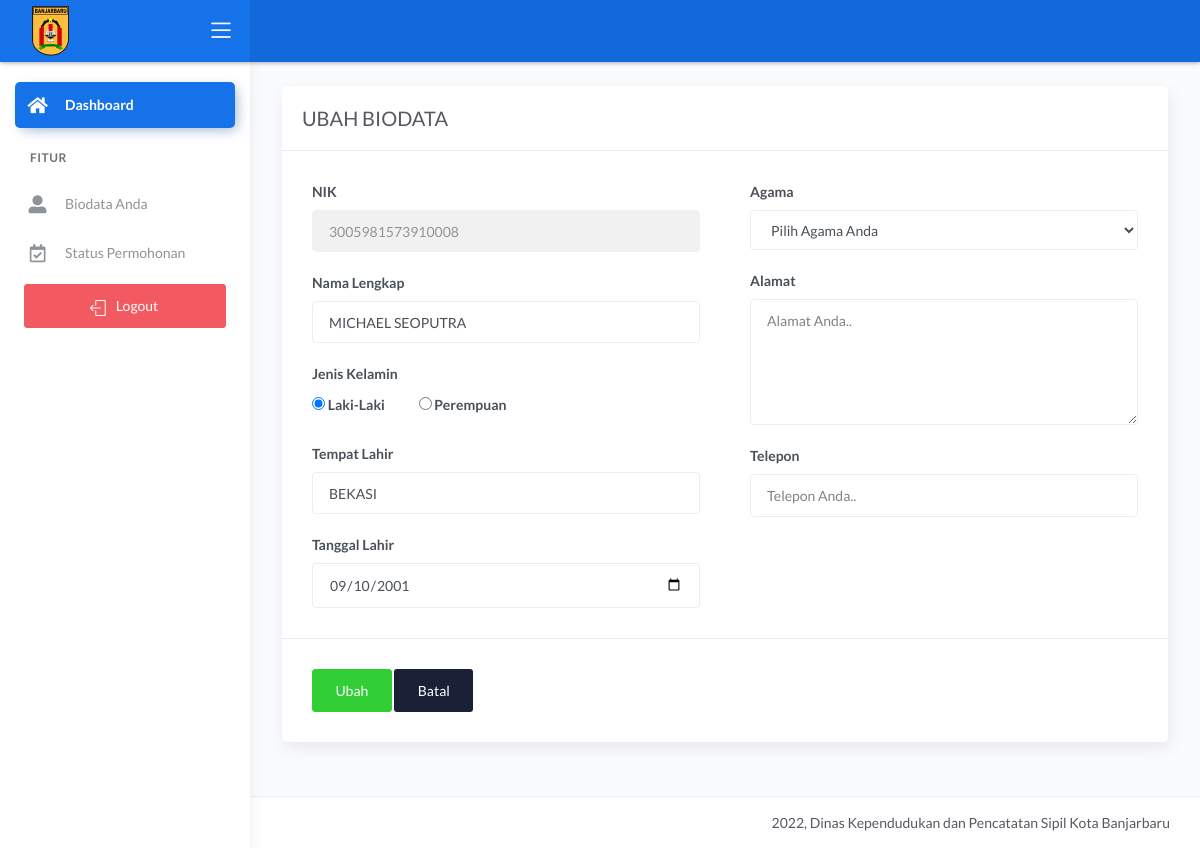
The app's page /demo1/main.php?halaman=ubah_pemohon&nik=3005981573910008 (signed in) with its own data.
### tables this page shows
CREATE TABLE `data_user` (
  `nik` varchar(16) NOT NULL,
  `password` varchar(30) NOT NULL,
  `hak_akses` varchar(50) NOT NULL,
  `nama` varchar(50) NOT NULL,
  `tanggal_lahir` date NOT NULL,
  `tempat_lahir` varchar(30) NOT NULL,
  `jekel` varchar(11) NOT NULL,
  `agama` varchar(30) NOT NULL,
  `alamat` text NOT NULL,
  `telepon` varchar(14) NOT NULL,
  `status_warga` varchar(50) NOT NULL
);

### demo1/ubah_pemohon.php (the view, shortened to what this page needs)
<?php include '../konek.php'; ?>
<?php
if (isset($_GET['nik'])) {
	$tampil_nik = "SELECT * FROM data_user WHERE nik=$_SESSION[nik]";
	$query = mysqli_query($konek, $tampil_nik);
	$data = mysqli_fetch_array($query, MYSQLI_BOTH);
	$nik = $data['nik'];
	$nama = $data['nama'];
	$tempat = $data['tempat_lahir'];
	$tanggal = $data['tanggal_lahir'];
	$jekel = $data['jekel'];
	$alamat = $data['alamat'];
	$telepon = $data['telepon'];
}
?>
<link href="css/sweetalert.css" rel="stylesheet" type="text/css">
<div class="page-inner">
	<div class="row">
		<div class="col-md-12">
			<form method="POST">
				<div class="card">
					<div class="card-header">
						<div class="card-title">UBAH BIODATA</div>
					</div>
					<div class="card-body">
						<div class="row">
							<div class="col-md-6 col-lg-6">
								<div class="form-group">
									<label>NIK</label>
									<input type="number" name="nik" class="form-control" placeholder="NIK Anda.." value="<?= $nik; ?>" readonly>
								</div>
								<div class="form-group">
									<label>Nama Lengkap</label>
									<input type="text" name="nama" class="form-control" placeholder="Nama Lengkap Anda.." value="<?= $nama; ?>" onkeyup="this.value = this.value.toUpperCase()">
								</div>
								<div class="form-check">
									<label>Jenis Kelamin</label><br />
									<label class="form-radio-label">
										<input class="form-radio-input" type="radio" name="jekel" value="<?= $jekel ?>" checked="">
										<span class="form-radio-sign">Laki-Laki</span>
									</label>
									<label class="form-radio-label ml-3">
										<input class="form-radio-input" type="radio" name="jekel" value="<?= $jekel ?>">
										<span class="form-radio-sign">Perempuan</span>
									</label>
								</div>
								<div class="form-group">
									<label>Tempat Lahir</label>
									<input type="text" name="tempat" class="form-control" value="<?= $tempat; ?>" placeholder="Tempat Lahir Anda.." onkeyup="this.value = this.value.toUpperCase()" required>
								</div>
								<div class="form-group">
									<label>Tanggal Lahir</label>
									<input type="date" name="tgl" class="form-control" value="<?= $tanggal; ?>">
								</div>
							</div>
							<div class="col-md-6 col-lg-6">
								<div class="form-group">
									<label>Agama</label>
									<select name="agama" class="form-control">
										<option value="">Pilih Agama Anda</option>
									</select>
								</div>
								<div class="form-group">
									<label for="comment">Alamat</label>
									<textarea class="form-control" name="alamat" onkeyup="this.value = this.value.toUpperCase()" placeholder="Alamat Anda.." rows="5"><?= $alamat ?></textarea>
								</div>
								<div class="form-group">
									<label>Telepon</label>
									<input type="number" name="telepon" class="form-control" value="<?= $telepon ?>" placeholder="Telepon Anda..">
								</div>
							</div>
						</div>
					</div>
					<div class="card-action">
						<button name="ubah" class="btn btn-success">Ubah</button>
						<a href="?halaman=beranda" class="btn btn-default">Batal</a>
					</div>
				</div>
		</div>
	</div>
</div>

### records on screen
data_user: nik "3005981573910008", nama "MICHAEL SEOPUTRA", tempat "BEKASI", tgl "09/10/2001"
